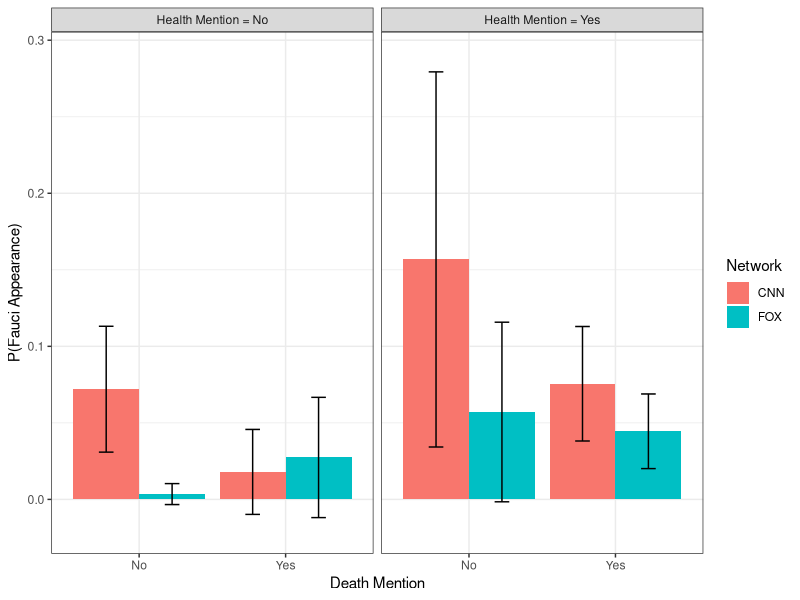

This chart was generated by the following R code:
setwd('/Users/brycedietrich/Research_Group Dropbox/bryce dietrich/dietrich_ko_replication/')

library(MASS)
library(ggplot2)

#re-estimate table 2
image_results<-read.csv('data/final_celebrity_results.csv',as.is=T)

#make fox baseline
image_results$network2<-factor(image_results$network,levels=c('fox','cnn','msnbc'))

#set week 9 to zero so the intercept is meaningful
image_results$week2<-image_results$week-9

#negative binomial regressions with offsets
mod1<-glm.nb(fauci~network2+offset(log(cc)),data=image_results)
mod2<-glm.nb(fauci~network2*week2+offset(log(cc)),data=image_results)

#subset image data to only include complete cases
image_results<-image_results[names(residuals(mod2)),]

#create ID
image_results$id<-paste(image_results$show,image_results$week,image_results$year,sep='_')

#load text restuls and create ID
text_results<-read.csv('data/final_caption_results.csv',as.is=T)
text_results$id<-paste(text_results$show,text_results$week,text_results$year,sep='_')

#merge results
results<-merge(image_results,text_results[,c('id','death_text','health_text')])

#set week 9 to zero so the intercept is meaningful
results$week2<-results$week-9

#make fox baseline
results$network2<-factor(results$network,levels=c('fox','cnn','msnbc'))

#create binary variable discussed on page 13 in the main text
my_shows<-unique(results$show)
for(my_show in my_shows){
  results[results$show==my_show,'mentions_health2']<-ifelse(results[results$show==my_show,'health_text']>median(results[results$show==my_show,'health_text'],na.rm=T),1,0)
  results[results$show==my_show,'mentions_death2']<-ifelse(results[results$show==my_show,'death_text']>median(results[results$show==my_show,'death_text'],na.rm=T),1,0)
}

#estimate negative binomial regression with offset
mod1<-glm.nb(fauci~network2*mentions_death2*mentions_health2+offset(log(cc)),data=results)

#create plot data
plot_dat<-rep(0,6)
my_deaths<-c(0,1)
my_healths<-c(0,1)
my_networks<-c('cnn','fox','msnbc')
for(my_network in my_networks){
  for(my_death in my_deaths){
    for(my_health in my_healths){
      temp_pred<-predict(mod1,data.frame(mentions_death2=my_death,mentions_health2=my_health,network2=my_network,cc=median(results[results$network==my_network,'cc'],na.rm=T)),type='response',se.fit=T)$fit
      temp_se<-predict(mod1,data.frame(mentions_death2=my_death,mentions_health2=my_health,network2=my_network,cc=median(results[results$network==my_network,'cc'],na.rm=T)),type='response',se.fit=T)$se.fit
      temp_upper<-temp_pred+1.96*temp_se
      temp_lower<-temp_pred-1.96*temp_se
      temp_row<-c(my_network,my_death,my_health,temp_lower,temp_pred,temp_upper)
      plot_dat<-rbind(plot_dat,temp_row)
    }
  }
}
plot_dat<-data.frame(plot_dat[-1,],stringsAsFactors = F)
names(plot_dat)<-c('Network','Death Mention','Health Mention','lower','fit','upper')
plot_dat$lower<-as.numeric(plot_dat$lower)
plot_dat$fit<-as.numeric(plot_dat$fit)
plot_dat$upper<-as.numeric(plot_dat$upper)
plot_dat$Network<-toupper(plot_dat$Network)
plot_dat$`Death Mention`<-ifelse(plot_dat$`Death Mention`==1,'Yes','No')
plot_dat$`Health Mention`<-ifelse(plot_dat$`Health Mention`==1,'Health Mention = Yes','Health Mention = No')

###cnn plot
plot_dat$Network2<-plot_dat$Network
plot_dat$Network<-factor(plot_dat$Network2,levels=c('MSNBC','CNN','FOX'))

png(filename="output/figure4.png", units = 'px', width=543*20, height=357*20,res=2000)
p<-ggplot(data=plot_dat[plot_dat$Network%in%c('CNN','FOX'),], aes(x=`Death Mention`, y=fit, fill=Network)) +
  geom_bar(stat="identity", position=position_dodge())+
  ylim(c(-0.02,0.29))+
  geom_errorbar(aes(ymin=lower, ymax=upper), width=.2,
                position=position_dodge(.9))+
  ylab('P(Fauci Appearance)')+
  theme_bw()
p <- p + facet_grid(. ~ `Health Mention`)
p
dev.off()